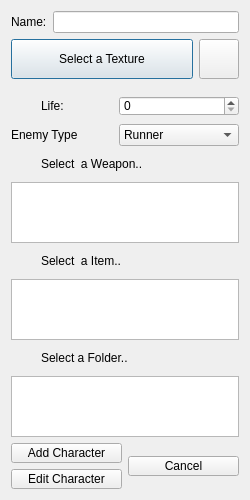
<?xml version="1.0" encoding="UTF-8"?>
<ui version="4.0">
 <class>QOmgDialogCharacter</class>
 <widget class="QDialog" name="QOmgDialogCharacter">
  <property name="geometry">
   <rect>
    <x>0</x>
    <y>0</y>
    <width>250</width>
    <height>500</height>
   </rect>
  </property>
  <property name="minimumSize">
   <size>
    <width>250</width>
    <height>500</height>
   </size>
  </property>
  <property name="maximumSize">
   <size>
    <width>250</width>
    <height>500</height>
   </size>
  </property>
  <property name="windowTitle">
   <string>Characters</string>
  </property>
  <property name="styleSheet">
   <string notr="true"/>
  </property>
  <layout class="QVBoxLayout" name="verticalLayout_2">
   <item>
    <layout class="QHBoxLayout" name="horizontalLayout_3">
     <item>
      <widget class="QLabel" name="label_2">
       <property name="text">
        <string>Name:</string>
       </property>
      </widget>
     </item>
     <item>
      <widget class="QLineEdit" name="_name"/>
     </item>
    </layout>
   </item>
   <item>
    <layout class="QHBoxLayout" name="horizontalLayout_8">
     <item>
      <widget class="QPushButton" name="_pb_textures">
       <property name="minimumSize">
        <size>
         <width>82</width>
         <height>40</height>
        </size>
       </property>
       <property name="maximumSize">
        <size>
         <width>16777215</width>
         <height>80</height>
        </size>
       </property>
       <property name="styleSheet">
        <string notr="true"/>
       </property>
       <property name="text">
        <string>Select a Texture</string>
       </property>
       <property name="icon">
        <iconset resource="../../OmegaEditor.qrc">
         <normaloff>:/OmegaEditor/Resources/Icons/character.png</normaloff>:/OmegaEditor/Resources/Icons/character.png</iconset>
       </property>
       <property name="iconSize">
        <size>
         <width>32</width>
         <height>32</height>
        </size>
       </property>
      </widget>
     </item>
     <item>
      <widget class="QPushButton" name="deleteTextures">
       <property name="minimumSize">
        <size>
         <width>40</width>
         <height>40</height>
        </size>
       </property>
       <property name="maximumSize">
        <size>
         <width>40</width>
         <height>40</height>
        </size>
       </property>
       <property name="contextMenuPolicy">
        <enum>Qt::CustomContextMenu</enum>
       </property>
       <property name="text">
        <string/>
       </property>
       <property name="icon">
        <iconset resource="../../OmegaEditor.qrc">
         <normaloff>:/OmegaEditor/Resources/Icons/delete.png</normaloff>:/OmegaEditor/Resources/Icons/delete.png</iconset>
       </property>
       <property name="iconSize">
        <size>
         <width>32</width>
         <height>32</height>
        </size>
       </property>
      </widget>
     </item>
    </layout>
   </item>
   <item>
    <widget class="QColorButton" name="widget" native="true"/>
   </item>
   <item>
    <layout class="QHBoxLayout" name="horizontalLayout_7">
     <property name="topMargin">
      <number>3</number>
     </property>
     <item>
      <widget class="QLabel" name="label_6">
       <property name="minimumSize">
        <size>
         <width>24</width>
         <height>24</height>
        </size>
       </property>
       <property name="maximumSize">
        <size>
         <width>24</width>
         <height>24</height>
        </size>
       </property>
       <property name="text">
        <string/>
       </property>
       <property name="pixmap">
        <pixmap resource="../../OmegaEditor.qrc">:/OmegaEditor/Resources/Icons/mbag.png</pixmap>
       </property>
       <property name="scaledContents">
        <bool>true</bool>
       </property>
       <property name="alignment">
        <set>Qt::AlignCenter</set>
       </property>
      </widget>
     </item>
     <item>
      <widget class="QLabel" name="label_5">
       <property name="text">
        <string>Life:</string>
       </property>
      </widget>
     </item>
     <item>
      <spacer name="horizontalSpacer">
       <property name="orientation">
        <enum>Qt::Horizontal</enum>
       </property>
       <property name="sizeHint" stdset="0">
        <size>
         <width>40</width>
         <height>20</height>
        </size>
       </property>
      </spacer>
     </item>
     <item>
      <widget class="QSpinBox" name="_life">
       <property name="minimumSize">
        <size>
         <width>120</width>
         <height>20</height>
        </size>
       </property>
       <property name="maximumSize">
        <size>
         <width>120</width>
         <height>20</height>
        </size>
       </property>
       <property name="maximum">
        <number>1000</number>
       </property>
      </widget>
     </item>
    </layout>
   </item>
   <item>
    <layout class="QHBoxLayout" name="horizontalLayout">
     <item>
      <widget class="QLabel" name="_label2_enemy">
       <property name="text">
        <string>Enemy Type</string>
       </property>
      </widget>
     </item>
     <item>
      <widget class="QComboBox" name="_type_enemy">
       <property name="minimumSize">
        <size>
         <width>120</width>
         <height>0</height>
        </size>
       </property>
       <property name="maximumSize">
        <size>
         <width>120</width>
         <height>16777215</height>
        </size>
       </property>
       <item>
        <property name="text">
         <string>Runner</string>
        </property>
       </item>
       <item>
        <property name="text">
         <string>Big Boss</string>
        </property>
       </item>
       <item>
        <property name="text">
         <string>Gunner</string>
        </property>
       </item>
       <item>
        <property name="text">
         <string>Junior Boss</string>
        </property>
       </item>
      </widget>
     </item>
    </layout>
   </item>
   <item>
    <layout class="QHBoxLayout" name="horizontalLayout_6">
     <item>
      <widget class="QLabel" name="weaponIcon">
       <property name="minimumSize">
        <size>
         <width>24</width>
         <height>24</height>
        </size>
       </property>
       <property name="maximumSize">
        <size>
         <width>24</width>
         <height>24</height>
        </size>
       </property>
       <property name="text">
        <string/>
       </property>
       <property name="pixmap">
        <pixmap resource="../../OmegaEditor.qrc">:/OmegaEditor/Resources/Icons/gun.png</pixmap>
       </property>
       <property name="scaledContents">
        <bool>true</bool>
       </property>
      </widget>
     </item>
     <item>
      <widget class="QLabel" name="weaponLabel">
       <property name="text">
        <string>Select  a Weapon..</string>
       </property>
      </widget>
     </item>
    </layout>
   </item>
   <item>
    <widget class="QListWidget" name="weaponList">
     <property name="maximumSize">
      <size>
       <width>16777215</width>
       <height>100</height>
      </size>
     </property>
    </widget>
   </item>
   <item>
    <layout class="QHBoxLayout" name="horizontalLayout_9">
     <item>
      <widget class="QLabel" name="itemIcon">
       <property name="minimumSize">
        <size>
         <width>24</width>
         <height>24</height>
        </size>
       </property>
       <property name="maximumSize">
        <size>
         <width>24</width>
         <height>24</height>
        </size>
       </property>
       <property name="text">
        <string/>
       </property>
       <property name="pixmap">
        <pixmap resource="../../OmegaEditor.qrc">:/OmegaEditor/Resources/Icons/item.png</pixmap>
       </property>
       <property name="scaledContents">
        <bool>true</bool>
       </property>
      </widget>
     </item>
     <item>
      <widget class="QLabel" name="itemLabel">
       <property name="text">
        <string>Select  a Item..</string>
       </property>
      </widget>
     </item>
    </layout>
   </item>
   <item>
    <widget class="QListWidget" name="itemList">
     <property name="maximumSize">
      <size>
       <width>16777215</width>
       <height>100</height>
      </size>
     </property>
    </widget>
   </item>
   <item>
    <layout class="QHBoxLayout" name="horizontalLayout_2">
     <item>
      <widget class="QLabel" name="label">
       <property name="minimumSize">
        <size>
         <width>24</width>
         <height>24</height>
        </size>
       </property>
       <property name="maximumSize">
        <size>
         <width>24</width>
         <height>24</height>
        </size>
       </property>
       <property name="text">
        <string/>
       </property>
       <property name="pixmap">
        <pixmap resource="../../OmegaEditor.qrc">:/OmegaEditor/Resources/Icons/folder.png</pixmap>
       </property>
       <property name="scaledContents">
        <bool>true</bool>
       </property>
      </widget>
     </item>
     <item>
      <widget class="QLabel" name="label_3">
       <property name="text">
        <string>Select a Folder..</string>
       </property>
      </widget>
     </item>
    </layout>
   </item>
   <item>
    <widget class="QListWidget" name="listWidget">
     <property name="maximumSize">
      <size>
       <width>16777215</width>
       <height>100</height>
      </size>
     </property>
    </widget>
   </item>
   <item>
    <layout class="QHBoxLayout" name="horizontalLayout_4">
     <item>
      <layout class="QVBoxLayout" name="verticalLayout">
       <item>
        <widget class="QPushButton" name="_new_char">
         <property name="minimumSize">
          <size>
           <width>82</width>
           <height>20</height>
          </size>
         </property>
         <property name="maximumSize">
          <size>
           <width>16777215</width>
           <height>20</height>
          </size>
         </property>
         <property name="styleSheet">
          <string notr="true"/>
         </property>
         <property name="text">
          <string>Add Character</string>
         </property>
         <property name="icon">
          <iconset resource="../../OmegaEditor.qrc">
           <normaloff>:/OmegaEditor/Resources/Icons/add.png</normaloff>:/OmegaEditor/Resources/Icons/add.png</iconset>
         </property>
        </widget>
       </item>
       <item>
        <widget class="QPushButton" name="_edit_char">
         <property name="minimumSize">
          <size>
           <width>82</width>
           <height>20</height>
          </size>
         </property>
         <property name="maximumSize">
          <size>
           <width>16777215</width>
           <height>20</height>
          </size>
         </property>
         <property name="styleSheet">
          <string notr="true"/>
         </property>
         <property name="text">
          <string>Edit Character</string>
         </property>
         <property name="icon">
          <iconset resource="../../OmegaEditor.qrc">
           <normaloff>:/OmegaEditor/Resources/Icons/edit.png</normaloff>:/OmegaEditor/Resources/Icons/edit.png</iconset>
         </property>
        </widget>
       </item>
      </layout>
     </item>
     <item>
      <widget class="QPushButton" name="pushButton">
       <property name="sizePolicy">
        <sizepolicy hsizetype="Minimum" vsizetype="Fixed">
         <horstretch>0</horstretch>
         <verstretch>0</verstretch>
        </sizepolicy>
       </property>
       <property name="minimumSize">
        <size>
         <width>0</width>
         <height>20</height>
        </size>
       </property>
       <property name="maximumSize">
        <size>
         <width>16777215</width>
         <height>20</height>
        </size>
       </property>
       <property name="text">
        <string>Cancel</string>
       </property>
       <property name="icon">
        <iconset resource="../../OmegaEditor.qrc">
         <normaloff>:/OmegaEditor/Resources/Icons/delete.png</normaloff>:/OmegaEditor/Resources/Icons/delete.png</iconset>
       </property>
      </widget>
     </item>
    </layout>
   </item>
  </layout>
 </widget>
 <customwidgets>
  <customwidget>
   <class>QColorButton</class>
   <extends>QWidget</extends>
   <header>QColorButton.h</header>
   <container>1</container>
  </customwidget>
 </customwidgets>
 <resources>
  <include location="../../OmegaEditor.qrc"/>
  <include location="../../OmegaEditor.qrc"/>
 </resources>
 <connections/>
</ui>
